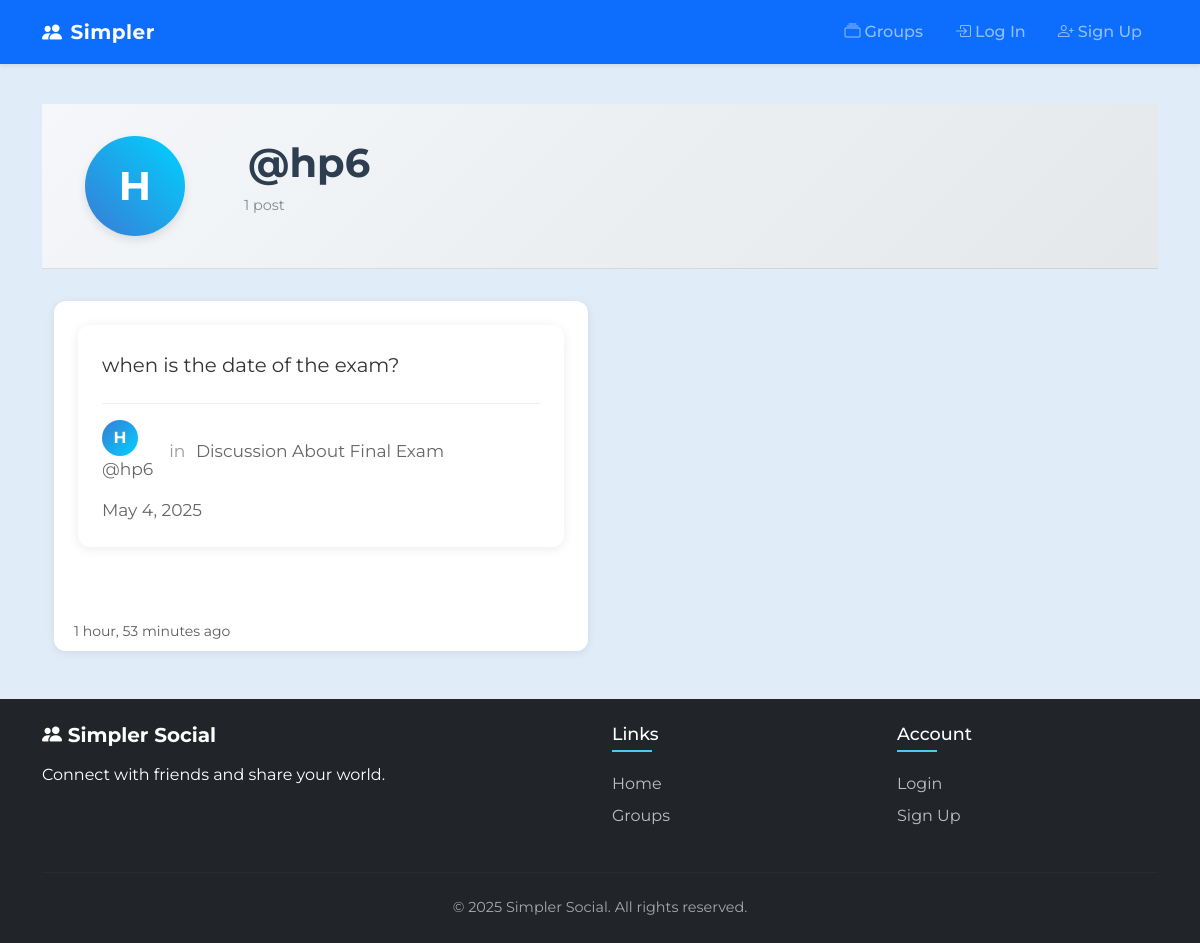
Page /posts/by/hp6/ on the committed database.
### posts/models.py (models this page shows, shortened)
class Post(models.Model):
    user = models.ForeignKey(User, related_name='posts', on_delete=models.CASCADE)
    created_at = models.DateTimeField(auto_now_add=True)
    message = models.TextField()
    message_html = models.TextField(editable=False)
    group = models.ForeignKey(Group, on_delete=models.CASCADE, related_name='posts')
    class Meta:
        ordering = ['-created_at']
        unique_together = ['user','message']

### groups/models.py (models this page shows, shortened)
class Group(models.Model):  # Has many-to-many relationship with Users through GroupMember
    name = models.CharField(max_length=100, unique=True)
    slug = models.SlugField(allow_unicode=True, unique=True)
    description = models.TextField(blank=True, default='')
    description_html = models.TextField(editable=False, blank=True, default='')
    members = models.ManyToManyField(User, through='GroupMember', related_name='group_members')
    creator = models.ForeignKey(settings.AUTH_USER_MODEL, on_delete=models.CASCADE, related_name='created_groups', default=None)
    class Meta:
        ordering = ['name']

### posts/views.py (the view)
# urls.py: path('by/<str:username>/', views.UserPosts.as_view(), name='for_user'),
class UserPosts(generic.ListView):
    model = models.Post
    template_name = 'posts/user_post_list.html'
    def get_queryset(self):
        try:
            self.post_user = User.objects.prefetch_related('posts').get(username__iexact=self.kwargs.get('username'))
        except User.DoesNotExist:
            raise Http404
        else:
            return self.post_user.posts.all()
    def get_context_data(self, **kwargs):
        context = super().get_context_data(**kwargs)
        context['post_user'] = self.post_user
        return context

### posts/templates/posts/user_post_list.html (shortened to what this page needs)
{% extends "posts/post_base.html" %}
{% load static %}
{% block pre_post %}
<div class="profile-header">
    <div class="container">
        <div class="row align-items-center">
            <div class="col-md-2 col-4">
                <div class="profile-avatar">
                    <div class="avatar-circle">
                        {{ post_user.username|slice:":1"|upper }}
                    </div>
                </div>
            </div>
            <div class="col-md-7 col-8">
                <h1 class="profile-username">
                    @{{ post_user.username }}
                </h1>
                <p class="profile-stats">
                    {{ post_list.count }} post{{ post_list.count|pluralize }}
                </p>
            </div>
        </div>
    </div>
</div>
{% endblock %}
{% block post_content %}
<div class="container">
    {% if post_list %}
    <div class="row">
        {% for post in post_list %}
        <div class="col-lg-6 col-md-12 mb-4">
            <div class="post-card card h-100">
                <div class="card-body">
                    {% include "posts/_post.html" %}
                </div>
                <div class="card-footer bg-white border-top-0 pt-0">
                    <small class="text-muted">
                        {{ post.created_at|timesince }} ago
                    </small>
                </div>
            </div>
        </div>
        {% endfor %}
    </div>
    {% endif %}
</div>
{% endblock %}

### posts/templates/posts/_post.html (shortened to what this page needs)
<div class="post-container">
    <div class="post-content-box">
        {{ post.message_html|safe }}
    </div>
    <div class="post-meta-container">
        <div class="post-author-info">
            <a href="{% url 'posts:for_user' username=post.user.username %}" class="author-link">
                <span class="author-avatar">{{ post.user.username|slice:":1"|upper }}</span>
                <span class="author-name">@{{ post.user.username }}</span>
            </a>
        </div>
        {% if post.group %}
        <div class="post-group-info">
            <span class="group-prefix">in</span>
            <a href="{% url 'groups:single' slug=post.group.slug %}" class="group-link">
                {{ post.group.name }}
            </a>
        </div>
        {% endif %}
        <div class="post-time-info">
            <a href="{% url 'posts:single' username=post.user.username pk=post.pk %}" class="time-link">
                {{ post.created_at|date:"M j, Y" }}
            </a>
        </div>
    </div>
</div>

### static/simple_social/css/master.css (style rules this page uses)
:root { --primary: #4361ee; --primary-dark: #3a56d5; --primary-light: #4895ef; --accent: #f72585; --teal: #4cc9f0; --bg: #e0ecf8; --card: #ffffff; --text: #212529; --text-light: #6c757d; --border: #e9ecef; --success: #38b000; --warning: #ffaa00; --error: #ef233c; }
body.site-body { background-color: var(--bg); color: var(--text); font-family: 'Montserrat', 'Poppins', sans-serif; display: flex; flex-direction: column; min-height: 100vh; padding-top: 56px; }
.post-card { transition: all 0.3s ease; border-radius: 0.5rem; }
.profile-header { background: linear-gradient(135deg, #f5f7fa 0%, #e4e8eb 100%); border-bottom: 1px solid rgba(0,0,0,0.1); padding: 2rem 0; margin-bottom: 2rem; }
.profile-avatar { width: 100px; height: 100px; margin: 0 auto; }
.avatar-circle { width: 100%; height: 100%; border-radius: 50%; background: linear-gradient(45deg, #3a7bd5, #00d2ff); color: white; font-size: 2.5rem; font-weight: bold; display: flex; align-items: center; justify-content: center; box-shadow: 0 4px 10px rgba(0,0,0,0.1); transition: transform 0.3s ease; }
.profile-username { font-weight: 700; color: #2c3e50; margin-bottom: 0.5rem; }
.profile-stats { color: #7f8c8d; font-size: 0.9rem; }
.post-card { border: none; border-radius: 12px; overflow: hidden; transition: all 0.3s cubic-bezier(0.25, 0.8, 0.25, 1); margin-bottom: 1.5rem; background: white; box-shadow: 0 2px 10px rgba(0,0,0,0.08); }
.post-card .card-body { padding: 1.5rem; }
.post-container { background: #ffffff; border-radius: 12px; padding: 24px; margin-bottom: 24px; box-shadow: 0 2px 12px rgba(0, 0, 0, 0.08); transition: box-shadow 0.2s ease; font-size: 18px; }
.post-content-box { font-size: 1.1em; line-height: 1.7; color: #333333; margin-bottom: 20px; }
.post-meta-container { display: flex; flex-wrap: wrap; align-items: center; gap: 16px; font-size: 0.95em; color: #666666; padding-top: 16px; border-top: 1px solid #f0f0f0; }
.post-author-info { display: flex; align-items: center; }
.author-avatar { display: inline-flex; align-items: center; justify-content: center; width: 32px; height: 32px; background-color: #3a7bd5; color: white; border-radius: 50%; margin-right: 10px; font-weight: bold; font-size: 16px; }
.author-link, .group-link, .time-link { color: inherit; text-decoration: none; transition: color 0.2s ease; font-size: 1em; }
.group-prefix { color: #999999; margin-right: 6px; }
.author-avatar { width: 36px; height: 36px; background: linear-gradient(135deg, #3a7bd5, #00d2ff); color: white; border-radius: 50%; display: flex; align-items: center; justify-content: center; font-weight: bold; }

### rows in the picture
Post: message_html "when is the date of the exam?", user.username "H", user.username "hp6", group.name "Discussion About Final Exam", created_at "May 4, 2025", created_at "1 hour, 53 minutes"

### other values in the picture
{{ post_user.username|slice:":1"|upper }} "H"
{{ post_user.username }} "hp6"
{{ post_list.count }} "1"
